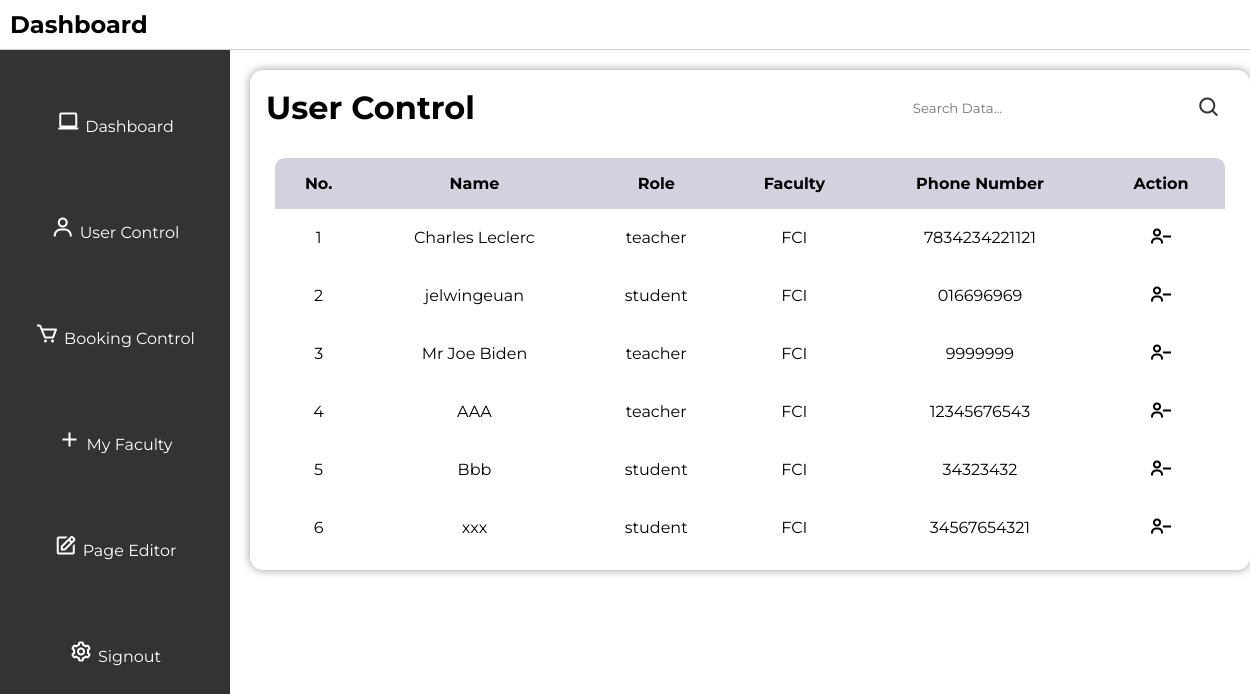
The page /usercontrol on the database as committed earlier.
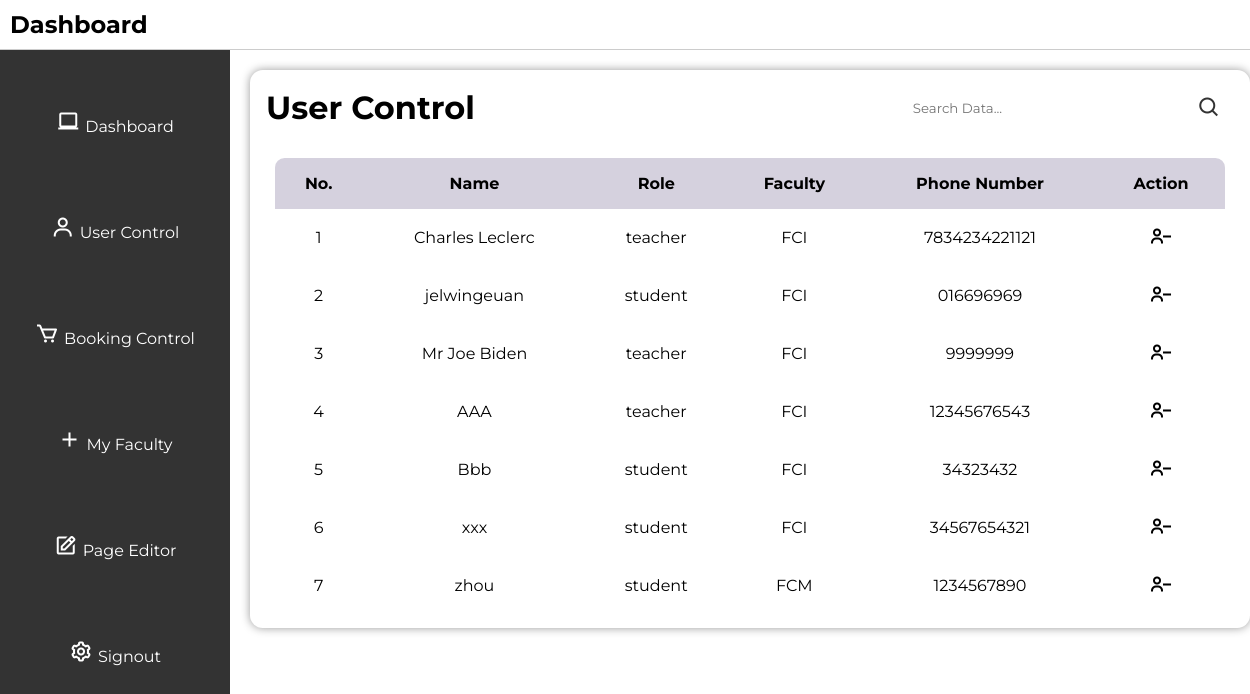
The same page on the database as committed later.
### tables this page shows
CREATE TABLE users (
        id INTEGER PRIMARY KEY AUTOINCREMENT,
        role TEXT NOT NULL,
        faculty TEXT NOT NULL,
        username TEXT NOT NULL UNIQUE,
        email TEXT NOT NULL UNIQUE,
        phone_number TEXT NOT NULL UNIQUE,
        password TEXT NOT NULL
        );

### app.py (the view)
@app.route("/usercontrol")
def usercontrol():
    search_query = request.args.get('search', '')
    conn = get_db_connection()
    cursor = conn.cursor()
    if search_query:
        cursor.execute(
            """
            SELECT id, role, faculty, username, phone_number
            FROM users
            WHERE username LIKE ? OR role LIKE ? OR faculty LIKE ? OR phone_number LIKE ?
            """,
            (f"%{search_query}%", f"%{search_query}%", f"%{search_query}%", f"%{search_query}%")
        )
    else:
        cursor.execute("SELECT id, role, faculty, username, phone_number FROM users")
    users = cursor.fetchall()
    cursor.close()
    conn.close()
    return render_template("usercontrol.html", users=users)

### app.py (called while the page is built)
def get_db_connection():
    con = sqlite3.connect("database.db")  # Connect to the database
    con.row_factory = sqlite3.Row        # Set row factory to sqlite3.Row for dictionary-like row access
    return con                           # Return the database connection

### templates/usercontrol.html (shortened to what this page needs)
<!DOCTYPE html>
<html lang="en">
<head>
    <link rel="stylesheet" href="../static/style.css">
    <link href='https://unpkg.com/boxicons@2.1.4/css/boxicons.min.css' rel='stylesheet'>
</head>
<body>
    <header>
        <h2>Dashboard</h2>
    </header>
    <div class="sidebar">
        <ul>
            <li><i class='bx bx-laptop'></i><a href="/admin">Dashboard</a></li>
            <li><i class='bx bx-user'></i><a href="/usercontrol">User Control</a></li>
            <li><i class='bx bx-cart'></i><a href="/appointmentcontrol">Booking Control</a></li>
            <li><i class='bx bx-plus'></i><a href="/faculty">My Faculty</a></li>
            <li><i class='bx bx-edit' ></i><a href="/adminpageeditor">Page Editor</a></li>
            <li><i class='bx bx-cog' ></i><a href="/logout">Signout</a></li>
        </ul>
    </div>
    <div class="user-main">
        <div class="table" id="customers_table">
            <div class="table__header">
                <h1>User Control</h1>
                <div class="input-group">
                    <input type="search" id="search" placeholder="Search Data...">
                    <i class='bx bx-search' onclick="searchData()"></i>
                </div>
            </div>
            <div class="table__body">
                <table>
                    <thead>
                        <tr>
                            <th> No. </th>
                            <th> Name </th>
                            <th> Role </th>
                            <th> Faculty </th>
                            <th> Phone Number </th>
                            <th> Action </th>
                        </tr>
                    </thead>
                    <tbody id="userTableBody">
                        {% for user in users %}
                        <form action="/delete_user" method="POST">
                            <tr>
                                <td> {{ loop.index }} </td>
                                <td>{{ user[3] }}</td>
                                <td>{{ user[1] }}</td>
                                <td> {{ user[2] }} </td>
                                <td> {{ user[4] }}</td>
                                <td>
                                    <button type="submit"><i class='bx bx-user-minus'></i></button>
                                </td>
                            </tr>
                        </form>
                        {% endfor %}
                    </tbody>
                </table>
            </div>
        </div>
    </div>
</body>
</html>

### static/style.css (style rules this page uses)
* { margin: 0; padding: 0; box-sizing: border-box; font-family: 'Montserrat'; }
body { font-family: 'Montserrat', sans-serif; background-color: white; justify-content: center; align-items: center; margin: 0; padding: 0; min-width: 100vh; }
.bx { font-size: 24px; color: #333; }
header { display: flex; justify-content: space-between; align-items: center; padding: 10px; background-color: #ffffff; border-bottom: 1px solid #ccc; position: relative; top: 0; width: 100%; }
header h2 { font-size: 24px; }
.sidebar { height: calc(210vh - 60px); width: 230px; position: absolute; top: 50px; left: 0; background-color: #333; padding-top: 20px; overflow-y: auto; }
.sidebar ul { list-style-type: none; }
.sidebar ul li { padding: 40px 0; text-align: center; }
.sidebar ul li a { color: #fff; text-decoration: none; }
.sidebar i { color: white; margin-right: 5px; }
.table { position: relative; width: 1000px; box-shadow: 0 0 10px rgba(0, 0, 0, 0.4); border-radius: 12.8px; display: flex; justify-content: center; flex-direction: column; margin-top: 20px; left: 20%; }
.table__header { width: 100%; height: 10%; padding: 12.8px 16px; display: flex; justify-content: space-between; align-items: center; }
.table__header .input-group { width: 35%; height: 100%; padding: 12.8px; border-radius: 32px; display: flex; justify-content: center; align-items: center; transition: .2s; }
.table__header .input-group input { width: 100%; padding: 0 8px 0 4.8px; background-color: transparent; border: none; outline: none; }
.table__body { width: 95%; max-height: calc(89vh - 16px); background-color: #fffb; margin: 12.8px auto; border-radius: 9.6px; overflow: auto; overflow: overlay; }
table { width: 100%; }
table, th, td { border-collapse: collapse; padding: 16px; text-align: center; }
thead th { position: sticky; top: 0; left: 0; background-color: #d5d1defe; text-transform: capitalize; }
.table__body button { background-color: transparent; border: none; color: black; justify-content: center; }
.table__body i { border: none; color: black; }

Rows that differ between the two databases and show on the page:
added users: username "zhou", role "student", faculty "FCM", phone_number "1234567890"
